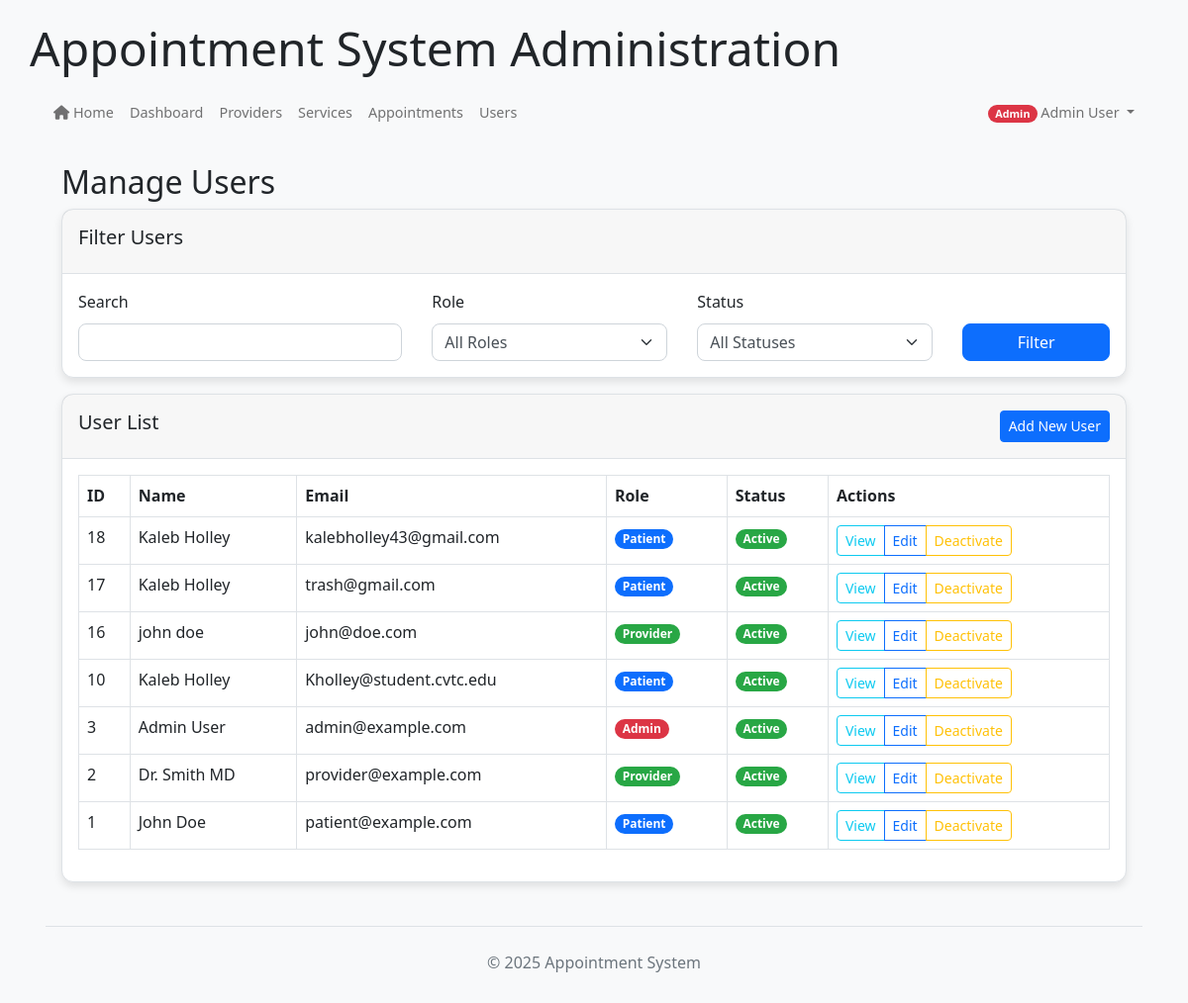
The page /index.php/admin/users (signed in) on the database its author committed.
### tables this page shows
CREATE TABLE IF NOT EXISTS `users` (
  `user_id` int(11) NOT NULL AUTO_INCREMENT,
  `email` varchar(255) NOT NULL,
  `password_hash` varchar(255) NOT NULL,
  `first_name` varchar(100) NOT NULL,
  `last_name` varchar(100) NOT NULL,
  `phone` varchar(20) DEFAULT NULL,
  `role` enum('patient','provider','admin','staff') NOT NULL,
  `is_active` tinyint(1) DEFAULT 1,
  `is_verified` tinyint(1) DEFAULT 0,
  `email_verified_at` datetime DEFAULT NULL,
  `created_at` datetime DEFAULT current_timestamp(),
  `last_login` datetime DEFAULT NULL,
  `verification_token` varchar(64) DEFAULT NULL,
  `reset_token` varchar(64) DEFAULT NULL,
  `reset_token_expires` datetime DEFAULT NULL,
  `token_expires` datetime DEFAULT NULL,
  `password_change_required` tinyint(1) DEFAULT 0,
  PRIMARY KEY (`user_id`)
);

### core/helpers.php (called while the page is built, shortened)
<?php
function base_url($path = '') {
    $protocol = isset($_SERVER['HTTPS']) && $_SERVER['HTTPS'] !== 'off' ? 'https' : 'http';
    $host = $_SERVER['HTTP_HOST'];
    $script_name = $_SERVER['SCRIPT_NAME'];
    $base_dir = dirname($script_name);
    $base_url = "{$protocol}://{$host}{$base_dir}";
    $base_url = rtrim($base_url, '/');
    $path = ltrim($path, '/');
    return $path ? "{$base_url}/{$path}" : $base_url;
}

### public_html/bootstrap.php (called while the page is built, shortened)
<?php
require_once APP_ROOT . '/core/helpers.php';
require_once CORE_PATH . '/helpers.php';
function get_db() {
    static $db = null;
    if ($db === null) {
        if (defined('DB_HOST') && defined('DB_USER') && defined('DB_PASS') && defined('DB_NAME')) {
            $db = new mysqli(DB_HOST, DB_USER, DB_PASS, DB_NAME);
            $db->set_charset('utf8mb4');
        } else {
            throw new Exception("Database constants not defined");
        }
    }
    return $db;
}
return true;

### models/User.php (called while the page is built, shortened)
<?php
class User {
    private $db;
    public function __construct($db) {
        $this->db = $db;
    }
    public function getAllUsersWithFilters($whereClause = "", $params = []) {
        try {
            $sql = "SELECT * FROM users $whereClause ORDER BY user_id DESC";
            if (empty($params)) {
                $stmt = $this->db->query($sql);
                return $stmt->fetch_all(MYSQLI_ASSOC);
            }
        } catch (Exception $e) {
            error_log("Get users error: " . $e->getMessage());
            return [];
        }
    }
}
?>

### views/admin/users.php (the view, shortened to what this page needs)
<?php include VIEW_PATH . '/partials/header.php'; ?>
<div class="container">
    <h2>Manage Users</h2>
    <div class="card mb-3">
        <div class="card-header">
            <h5>Filter Users</h5>
        </div>
        <div class="card-body">
            <form action="<?= base_url('index.php/admin/users') ?>" method="get" class="row g-3">
                <div class="col-md-4">
                    <label for="search" class="form-label">Search</label>
                    <input type="text" class="form-control" id="search" name="search"
                        value="<?= isset($_GET['search']) ? htmlspecialchars($_GET['search']) : '' ?>">
                </div>
                <div class="col-md-3">
                    <label for="role" class="form-label">Role</label>
                    <select class="form-select" id="role" name="role">
                        <option value="">All Roles</option>
                    </select>
                </div>
                <div class="col-md-3">
                    <label for="status" class="form-label">Status</label>
                    <select class="form-select" id="status" name="status">
                        <option value="">All Statuses</option>
                    </select>
                </div>
                <div class="col-md-2 d-flex align-items-end">
                    <button type="submit" class="btn btn-primary w-100">Filter</button>
                </div>
            </form>
        </div>
    </div>
    <div class="row mb-3">
        <div class="col-md-12">
            <div class="card">
                <div class="card-header d-flex justify-content-between">
                    <h5>User List</h5>
                    <button type="button" class="btn btn-primary btn-sm" data-bs-toggle="modal" data-bs-target="#addUserModal">
                        Add New User
                    </button>
                </div>
                <div class="card-body">
                    <div class="table-responsive">
                        <table class="table table-bordered table-hover">
                            <thead>
                                <tr>
                                    <th>ID</th>
                                    <th>Name</th>
                                    <th>Email</th>
                                    <th>Role</th>
                                    <th>Status</th>
                                    <th>Actions</th>
                                </tr>
                            </thead>
                            <tbody>
                                <?php foreach ($users as $user): ?>
                                <tr>
                                    <td><?= $user['user_id'] ?></td>
                                    <td><?= htmlspecialchars($user['first_name'] . ' ' . $user['last_name']) ?></td>
                                    <td><?= htmlspecialchars($user['email']) ?></td>
                                    <td><span class="badge bg-<?= $user['role'] === 'admin' ? 'danger' : ($user['role'] === 'provider' ? 'success' : 'primary') ?>"><?= ucfirst($user['role']) ?></span></td>
                                    <td><?= $user['is_active'] ? '<span class="badge bg-success">Active</span>' : '<span class="badge bg-secondary">Inactive</span>' ?></td>
                                    <td>
                                        <div class="btn-group btn-group-sm">
                                            <a href="<?= base_url('index.php/admin/users/view/' . $user['user_id']) ?>" class="btn btn-outline-info">View</a>
                                            <a href="<?= base_url('index.php/admin/users/edit/' . $user['user_id']) ?>" class="btn btn-outline-primary">Edit</a>
                                            <?php if ($user['is_active']): ?>
                                                <button type="button" class="btn btn-outline-warning" data-bs-toggle="modal" data-bs-target="#deleteUserModal<?= $user['user_id'] ?>">Deactivate</button>
                                            <?php else: ?>
                                                <button type="button" class="btn btn-outline-success" data-bs-toggle="modal" data-bs-target="#deleteUserModal<?= $user['user_id'] ?>">Activate</button>
                                            <?php endif; ?>
                                        </div>
                                    </td>
                                </tr>
                                <?php endforeach; ?>
                            </tbody>
                        </table>
                    </div>
                </div>
            </div>
        </div>
    </div>
</div>
<?php include VIEW_PATH . '/partials/footer.php'; ?>

### rows shown on the page
users: user_id "18", first_name+last_name "Kaleb Holley", email "kalebholley43@gmail.com", role "Patient", is_active "Active"
users: user_id "17", first_name+last_name "Kaleb Holley", email "trash@gmail.com", role "Patient", is_active "Active"
users: user_id "16", first_name+last_name "john doe", email "john@doe.com", role "Provider", is_active "Active"
users: user_id "10", first_name+last_name "Kaleb Holley", email "Kholley@student.cvtc.edu", role "Patient", is_active "Active"
users: user_id "3", first_name+last_name "Admin User", email "admin@example.com", role "Admin", is_active "Active"
users: user_id "2", first_name+last_name "Dr. Smith MD", email "provider@example.com", role "Provider", is_active "Active"
users: user_id "1", first_name+last_name "John Doe", email "patient@example.com", role "Patient", is_active "Active"

### other values the page prints
$userRole "Admin"
$userName "Admin User"
